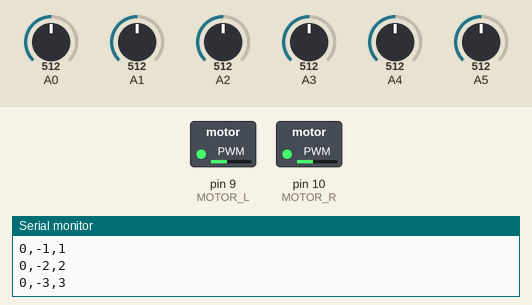
The sketch below on a simulated Arduino Uno, built with avr-gcc and run on an emulated ATmega328P. Parts: switched loads named in the sketch (green lamp = pin HIGH), the last lines printed to the serial monitor. The inputs (shaded band) are chosen by the test bench; at power-on: A0 = 512, A1 = 512, A2 = 512, A3 = 512, A4 = 512, A5 = 512. Storage starts empty.

Above: at 1.2 s.
1.3 s: A0 set to 164
2.8 s: A0 set to 137
At 4.1 s:
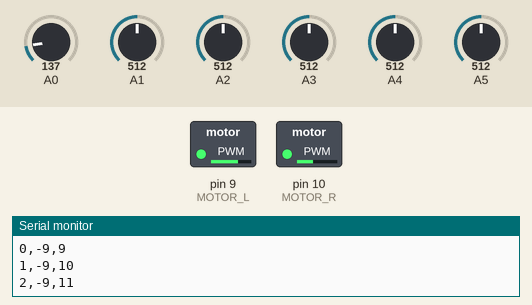
4.6 s: A1 set to 162
6.1 s: A1 set to 134
At 7.1 s:
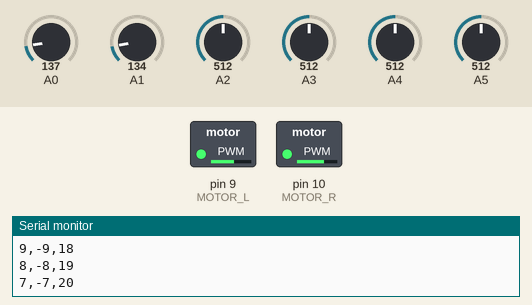
7.6 s: A2 set to 110
At 8.9 s:
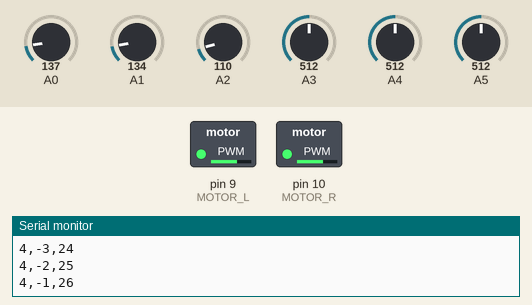
9.4 s: A3 set to 110
At 10.6 s:
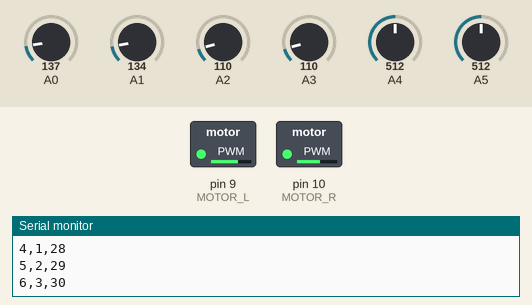
Timing chart, 0 to 12.1 s (numbered marks = the images above; inputs shaded):
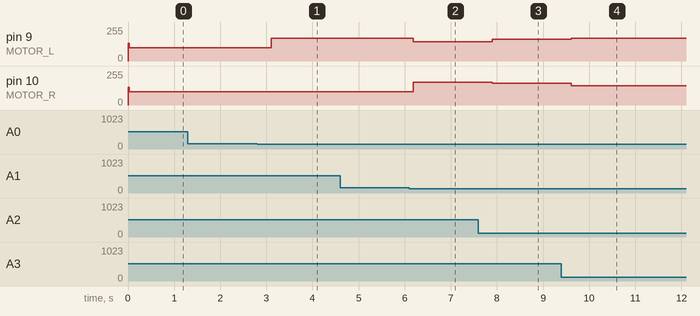

The sketch:

kobuki_arduino_IR_SM_SD-b.ino
```cpp
// tarjeta SD
#include <SPI.h>
#include <SD.h>
const int chipSelect = 4;

/////////////// Creación del mapa
long movX = 0;
long movY = 0;
long incazzato = 0;
unsigned long previousMillis = 0;        // will store last time LED was updated

// sensores
const byte sensorPin1 = 0;
const byte sensorPin2 = 1;
const byte sensorPin3 = 2;
const byte sensorPin4 = 3;
const byte sensorPin5 = 4;
const byte sensorPin6 = 5;

const int umbral = 120;
const int umbral2 = 100;

//const int umbral = 120;
//const int umbral2 = 100;

const byte numSensor = 6;
// en sentido inverso a las manecillas del relog: frontal, izquierdo, izquierdo2, trasero, derecho2 y derecho.
int cmArray[numSensor] = {0, 0, 0, 0, 0, 0};

// the following is used to interpolate the distance from a table
// table entries are distances in steps of 250 millivolts
const long referenceMv = 5000; // long int to prevent overflow when multiplied
const byte TABLE_ENTRIES = 12;
const int firstElement = 2750; // first entry is 250 mV
const int INTERVAL = 250; // millivolts between each element
static int distance[TABLE_ENTRIES] = {150, 140, 130, 120, 110, 100, 90, 80, 70, 60, 50, 45};

////////////////////////////////////////////////////////////////////////////////

const byte MOTOR_L = 9; // the pin for the left motor power
const byte MOTOR_R = 10; // the pin for the right motor power

int max_speed = 255;
int min_speed = 0;
int zero_speed = 135;
int fSpeed = 170;
int bSpeed = 100;
int current_speed = zero_speed;

byte estado = 0;

void setup()
{
  // inicializaciones de la base
  pinMode(MOTOR_L, OUTPUT); // tell Arduino LED is an output
  pinMode(MOTOR_R, OUTPUT); // tell Arduino LED is an output
  Serial.begin(9600);
  analogWrite(MOTOR_L, zero_speed);
  analogWrite(MOTOR_R, zero_speed);
  // Open serial communications and wait for port to open:
  Serial.begin(9600);
  while (!Serial) {
    ; // wait for serial port to connect. Needed for native USB port only
  }
  Serial.print("Initializing SD card...");
  // see if the card is present and can be initialized:
  if (!SD.begin(chipSelect)) {
    Serial.println("Card failed, or not present");
    // don't do anything more:
    while (1);
  }
  Serial.println("card initialized.");
}

void upadate() {
  for (int i = 0; i < numSensor; i++) {
    cmArray[i] = getDistance(i);
   // cmArray[0] = 150;
   // cmArray[1] = 150;
   // cmArray[5] = 150;
    //    Serial.print("Sensor");
    //    Serial.print(i);
    //    Serial.print(":");
    //    Serial.print(cmArray[i]);
    //    Serial.print("\t");

  }
  // Serial.println();

  /*
    Serial.print("Velocity:");
    Serial.print(current_speed);
    Serial.print("\t");
    Serial.print("Estado:");
    Serial.print(estado);
    Serial.println();
  */
}

void loop()
{
  upadate();
  checkIR();
  switch (estado) {
    //movimientos(); 0 stop, 1 ->, 2 <-, 3 giro derecha, 4 giro izquierda
    // movimientos si un solo sensor percibe algo
    case 0:
      // no se mueve
      // variables del mapa
      movX = movX;
      movY = movY;
      if (timer(10000)) {
        if (incazzato > 0) {
          incazzato--;
          //sdWrite(movX, movY, incazzato);
          //delay(30);
        }
      }
      // función de movimiento
      movimientos(0);
      delay(100);
      break;
    case 1:
      // si el sensor forntal detecta, da marcha a trás
      movX = movX;
      movY -= 1;
      incazzato++;
      movimientos(2);
      delay(300);
      sdWrite(movX, movY, incazzato);
      delay(30);
      break;
    case 2:
      // si el sensor izquierdo detecta, gira a la derecha y avanza
      movX += 1;
      movY = movY;
      incazzato++;
      movimientos(3);
      delay(300);
      sdWrite(movX, movY, incazzato);
      delay(30);
      break;
    case 3:
      // si el sensor trasero detecta, da marcha hacia delante
      movX = movX;
      movY += 1;
      incazzato++;
      movimientos(1);
      delay(300);
      sdWrite(movX, movY, incazzato);
      delay(30);
      break;
    case 4:
      // si el sensor derecho detecta, gira a la izquierda y avanza
      movX -= 1;
      movY = movY;
      incazzato++;
      movimientos(4);
      delay(300);
      sdWrite(movX, movY, incazzato);
      delay(30);
      break;
    // movimientos si dos sensores perciben cosas
    case 5:
      // go izquierda
      movX -= 1;
      movY += 1;
      incazzato++;
      movimientos(5);
      delay(300);
      sdWrite(movX, movY, incazzato);
      delay(30);
      break;
    case 6:
      //go derecha
      movX += 1;
      movY += 1;
      incazzato++;
      movimientos(6);
      delay(300);
      sdWrite(movX, movY, incazzato);
      delay(30);
      break;
    case 7:

      break;

    case 8:

      break;

    case 9:

      break;

    case 10:

      break;

    case 11:

      break;

    case 12:

      break;

    case 13:

      break;

    case 14:

      break;

    case 15:

      break;
  }

}
```

checkIR.ino
```cpp
int checkIR() {
  // movimientos si un solo sensor percibe algo
  if (cmArray[0] <= umbral) {
    // si el sensor forntal detecta, da marcha a trás
    estado = 1;
  } else if (cmArray[1] <= umbral) {
    // si el sensor izquierdo detecta, gira a la derecha y avanza
    estado = 2;
  } else if (cmArray[2] <= umbral) {
    // si el sensor trasero detecta, da marcha hacia delante
    estado = 5;
  }  else if (cmArray[3] <= umbral) {
    // si el sensor trasero detecta, da marcha hacia delante
    estado = 3;
  } else if (cmArray[4] <= umbral) {
    // si el sensor trasero detecta, da marcha hacia delante
    estado = 6;
  } else if (cmArray[5] <= umbral) {
    // si el sensor derecho detecta, gira a la izquierda y avanza
    estado = 4;
    //////////////////////////////////////////////////////////////////////////////////////////////////////////////////////////////
    // movimientos si dos sensores perciben cosas
  } else if ((cmArray[0] <= umbral) && (cmArray[1] <= umbral)) {
    // si los sensores frontales y el izquierdo, gira 45 grados a la izquierda y da marcha atrás
    estado = 5;
  } else if (cmArray[0] <= umbral && cmArray[2] <= umbral) {
    // si los sensores frontales y trasero, gira 180 a derecha o izquierda y da marcha delante o atrás
    estado = 6;
  } else if (cmArray[0] <= umbral && cmArray[3] <= umbral) {
    // Si los sensores frontal y derecho, gira 45 a la izquierda y da marcha atrás
    estado = 7;
    ////////////////////////////////////////////////////////////////////////////////////////////////////////////////////////////
  } else if (cmArray[2] <= umbral && cmArray[1] <= umbral) {
    // si los sensores izquierdo y el trasero, gira 45 grados derecha y avanza
    estado = 8;
  } else if (cmArray[2] <= umbral && cmArray[3] <= umbral) {
    // si los sensores trasero y derecho, gira 45 izquierda y avanza
    estado = 9;
    //////////////////////////////////////////////////////////////////////////////////////////////////////////////////////////////
  } else if (cmArray[1] <= umbral && cmArray[3] <= umbral) {
    // si los sensores izquierdo y derecho, avanza o retrocede doble velocidad
    estado = 10;
    /////////////////////////////////////////////////////////////////////////////////////////////////////////////////////////////
  } else if (cmArray[0] <= umbral && cmArray[1] <= umbral && cmArray[3] <= umbral) {
    // si los sensores laterales y forntal, da marcha atrás al doble de la velocidad
    estado = 11;
  } else if (cmArray[1] <= umbral && cmArray[2] <= umbral && cmArray[3] <= umbral) {
    // si los sensores trasero y laterales, da marcha delante al doble de la velocidad
    estado = 6;
    /////////////////////////////////////////////////////////////////////////////////////////////////////////////////////////////
  } else if (cmArray[0] <= umbral && cmArray[1] <= umbral && cmArray[2] <= umbral) {
    // si los sensores izquierdo, frontal y trasero, gira 90 grados derecha y avanza doble velocidad
    estado = 13;
  } else if (cmArray[0] <= umbral && cmArray[3] <= umbral && cmArray[2] <= umbral) {
    // si los sensores derecho, frontal y trasero, gira 90 grados izquierda y avanza doble velocidad
    estado = 14;
  } else {
    estado = 0;
  }
}
```

getDistance.ino
```cpp
int getDistance(int _pin)
{
  int val = analogRead(_pin);
  int mV = (val * referenceMv) / 1023;
  if ( mV > INTERVAL * TABLE_ENTRIES - 1 )
    return distance[TABLE_ENTRIES - 1];
  else
  {
    int index = mV / INTERVAL;
    float frac = (mV % 250) / (float)INTERVAL;
    return distance[index] - ((distance[index] - distance[index + 1]) * frac);
  }
}
```

movimientos.ino
```cpp
/*
int max_speed = 255;
int min_speed = 0;
int zero_speed = 135;
int fSpeed = 170;
int bSpeed = 100;
int current_speed = zero_speed;
*/
void movimientos(byte _mov) {

  switch (_mov) {

    case 0:
      // stop
      analogWrite(MOTOR_L, zero_speed);
      analogWrite(MOTOR_R, zero_speed);
      break;
    case 1:
      // go
      analogWrite(MOTOR_L, fSpeed-5);
      analogWrite(MOTOR_R, fSpeed-5);
      break;
    case 2:
      // back
      analogWrite(MOTOR_L, bSpeed);
      analogWrite(MOTOR_R, bSpeed);
      break;
    case 3:
      //turn right
      analogWrite(MOTOR_L, fSpeed);
      analogWrite(MOTOR_R, bSpeed);
      break;
    case 4:
      // turn left
      analogWrite(MOTOR_L, bSpeed);
      analogWrite(MOTOR_R, fSpeed);
      break;
    case 5:
      // go left
      analogWrite(MOTOR_L, fSpeed-25);
      analogWrite(MOTOR_R, fSpeed);
      break;
    case 6:
      // go right
      analogWrite(MOTOR_L, fSpeed);
      analogWrite(MOTOR_R, fSpeed-25);
      break;

  }

}
```

sdWriter.ino
```cpp
void sdWrite() {
  String dataString = "";

  for (int i = 0; i < numSensor; i++) {
    dataString += String(cmArray[i]);
    if (i < numSensor) {
      dataString += ",";
    }
  }
  dataString += String(estado);
  // open the file. note that only one file can be open at a time,
  // so you have to close this one before opening another.
  File dataFile = SD.open("datalog.txt", FILE_WRITE);

  // if the file is available, write to it:
  if (dataFile) {
    dataFile.println(dataString);
    dataFile.close();
    // print to the serial port too:
    Serial.println(dataString);
  }
  // if the file isn't open, pop up an error:
  else {
    Serial.println("error opening datalog.txt");
  }
}

void sdWrite(long _x, long _y, long _incazzato) {
  String dataString = "";
  dataString += String(_x);
  dataString += ",";
  dataString += String(_y);
  dataString += ",";
  dataString += String(_incazzato);
  // open the file. note that only one file can be open at a time,
  // so you have to close this one before opening another.
  File dataFile = SD.open("datalog.txt", FILE_WRITE);

  // if the file is available, write to it:
  if (dataFile) {
    dataFile.println(dataString);
    dataFile.close();
    // print to the serial port too:
    Serial.println(dataString);
  }
  // if the file isn't open, pop up an error:
  else {
    Serial.println("error opening datalog.txt");
  }
}
```

timer.ino
```cpp
boolean timer(long _interval) {
  unsigned long currentMillis = millis();
  // constants won't change:
  if (currentMillis - previousMillis >= _interval) {
    // save the last time you blinked the LED
    previousMillis = currentMillis;
    return true;
  } else {
    return false;
  }
}
```

Measured:
- the behaviour switches between 149 and 148 on A0 (found by bisection; images 0 and 1)
- the behaviour switches between 149 and 148 on A1 (found by bisection; images 1 and 2)
- after the input at 2.8 s, pin 9 (MOTOR_L): 100/255 → 170/255 after 0.31 s
- after the input at 6.1 s, pin 9 (MOTOR_L): 170/255 → 145/255 after 0.09 s; pin 10 (MOTOR_R): 100/255 → 170/255 after 0.09 s
- after the input at 7.6 s, pin 9 (MOTOR_L): 145/255 → 165/255 after 0.30 s; pin 10 (MOTOR_R): 170/255 → 165/255 after 0.30 s
- after the input at 9.4 s, pin 9 (MOTOR_L): 165/255 → 170/255 after 0.22 s; pin 10 (MOTOR_R): 165/255 → 145/255 after 0.22 s
